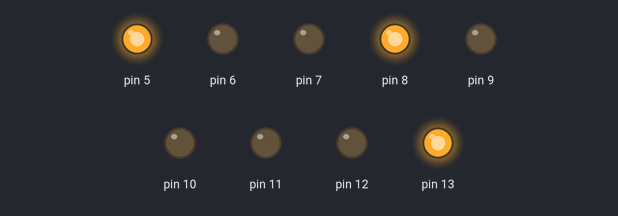
Bench run of a sketch on a simulated Arduino Uno, built with avr-gcc and run on an emulated ATmega328P. Parts: output pins drawn as LEDs (lit = HIGH).

Above: at 2.0 s.
At 4.5 s:
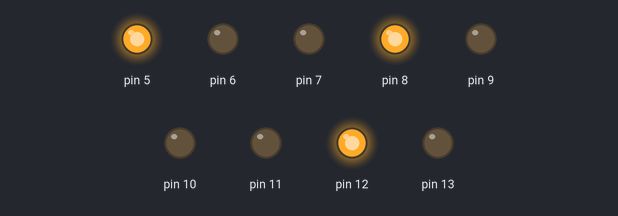
At 7.0 s:
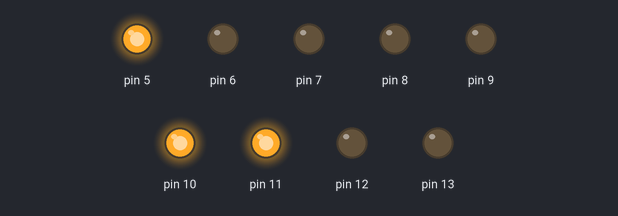
At 9.5 s:
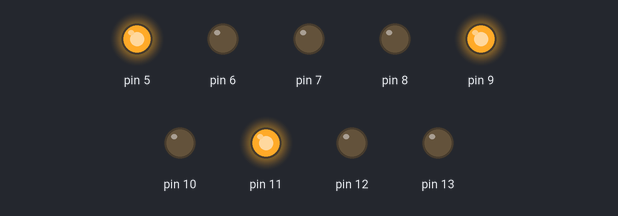
At 12.0 s:
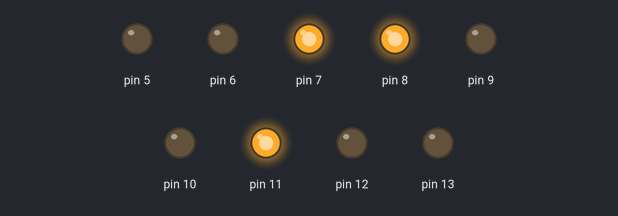
At 14.5 s:
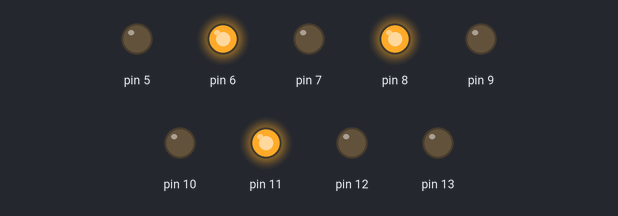
Timing chart, 0 to 19.5 s (numbered marks = the images above):
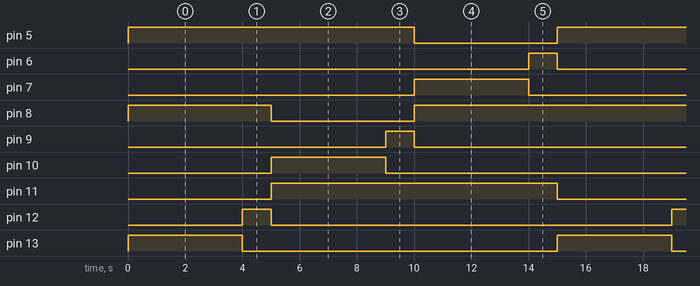

The sketch:

semaphore.ino
```cpp
void setup()
{
  pinMode(13, OUTPUT);
  pinMode(12, OUTPUT);
  pinMode(11, OUTPUT);
  pinMode(10, OUTPUT);
  pinMode(9, OUTPUT);
  pinMode(8, OUTPUT);
  pinMode(7, OUTPUT);
  pinMode(6, OUTPUT);
  pinMode(5, OUTPUT);
}

void loop()
{
  digitalWrite(13, HIGH);
  digitalWrite(12, LOW);
  digitalWrite(11, LOW);
  digitalWrite(10, LOW);
  digitalWrite(9, LOW);
  digitalWrite(8, HIGH);
  digitalWrite(7, LOW);
  digitalWrite(6, LOW);
  digitalWrite(5, HIGH);
  delay(4000);
  digitalWrite(13, LOW);
  digitalWrite(12, HIGH);
  digitalWrite(11, LOW);
  digitalWrite(10, LOW);
  digitalWrite(9, LOW);
  digitalWrite(8, HIGH);
  digitalWrite(7, LOW);
  digitalWrite(6, LOW);
  digitalWrite(5, HIGH);
  delay(1000);
  digitalWrite(13, LOW);
  digitalWrite(12, LOW);
  digitalWrite(11, HIGH);
  digitalWrite(10, HIGH);
  digitalWrite(9, LOW);
  digitalWrite(8, LOW);
  digitalWrite(7, LOW);
  digitalWrite(6, LOW);
  digitalWrite(5, HIGH);
  delay(4000);
  digitalWrite(13, LOW);
  digitalWrite(12, LOW);
  digitalWrite(11, HIGH);
  digitalWrite(10, LOW);
  digitalWrite(9, HIGH);
  digitalWrite(8, LOW);
  digitalWrite(7, LOW);
  digitalWrite(6, LOW);
  digitalWrite(5, HIGH);
  delay(1000);
  digitalWrite(13, LOW);
  digitalWrite(12, LOW);
  digitalWrite(11, HIGH);
  digitalWrite(10, LOW);
  digitalWrite(9, LOW);
  digitalWrite(8, HIGH);
  digitalWrite(7, HIGH);
  digitalWrite(6, LOW);
  digitalWrite(5, LOW);
  delay(4000);
  digitalWrite(13, LOW);
  digitalWrite(12, LOW);
  digitalWrite(11, HIGH);
  digitalWrite(10, LOW);
  digitalWrite(9, LOW);
  digitalWrite(8, HIGH);
  digitalWrite(7, LOW);
  digitalWrite(6, HIGH);
  digitalWrite(5, LOW);
  delay(1000);
}
```

Measured:
- by itself, pin 5, pin 11: alternates HIGH for 10.0 s and LOW for 5.0 s
- by itself, pin 6, pin 9, pin 12: alternates HIGH for 1.0 s and LOW for 14.0 s
- by itself, pin 7, pin 10, pin 13: alternates HIGH for 4.0 s and LOW for 11.0 s
- by itself, pin 8: repeats every 15.0 s: LOW 5.0 s, HIGH 10.0 s
